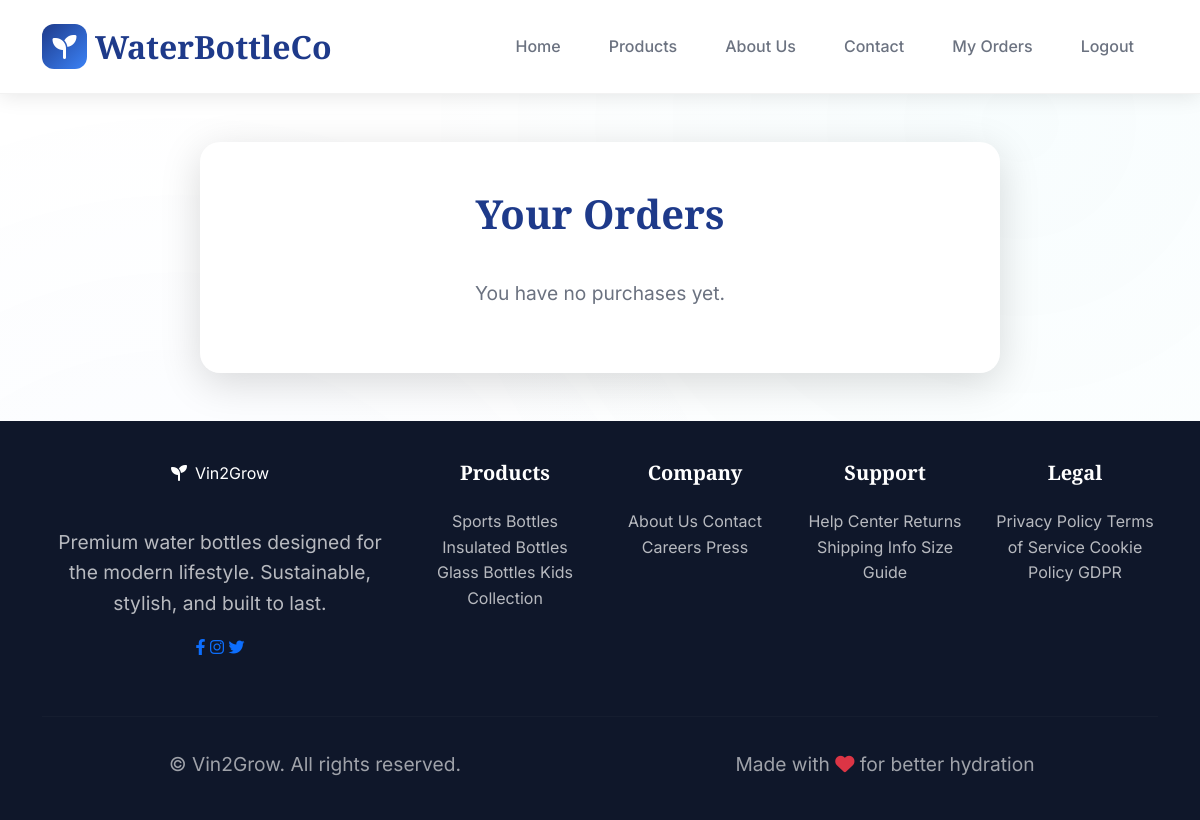
Page /my-orders/ (signed in) on the earlier database version.
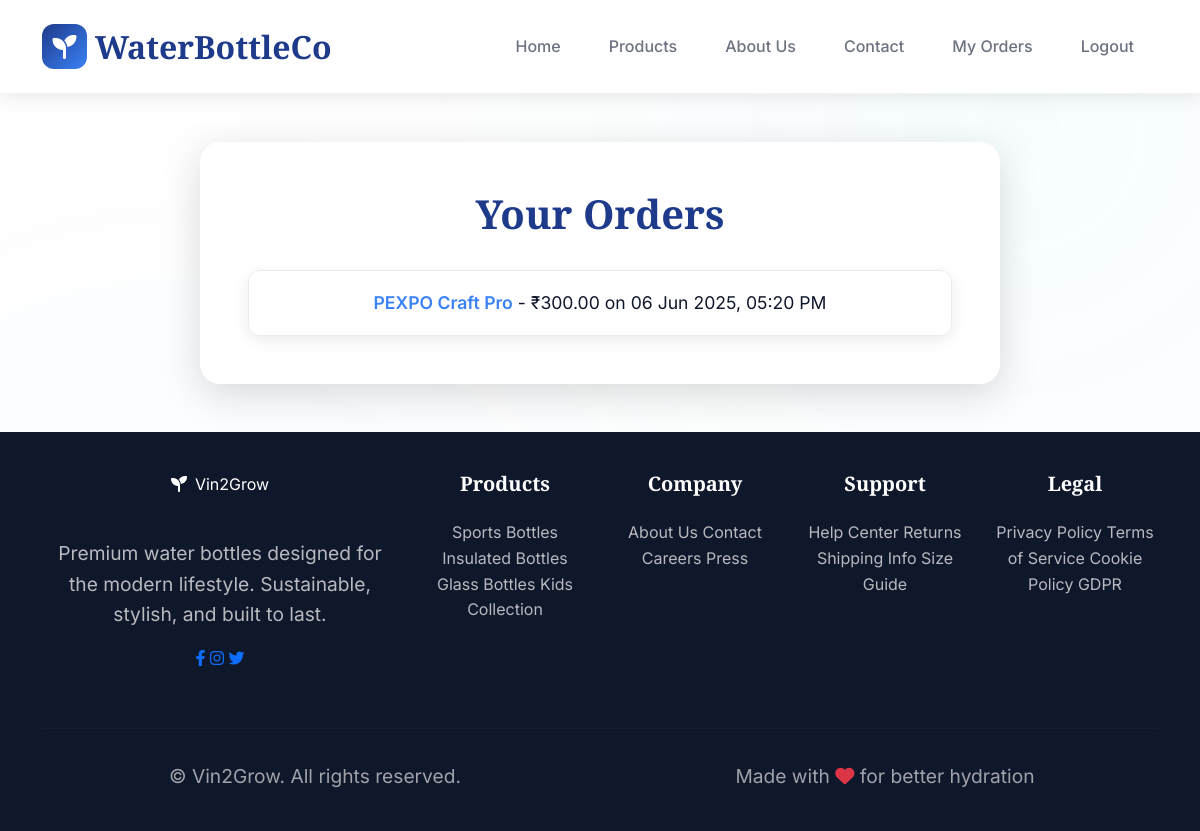
Same page on the later database version.
### store/models.py (models this page shows, shortened)
class Sale(models.Model):
    user = models.ForeignKey(User, on_delete=models.CASCADE,null=True, blank=True)
    date = models.DateTimeField(auto_now_add=True)
    product = models.ForeignKey(Product, on_delete=models.CASCADE)
    quantity = models.PositiveIntegerField(default=1)
    timestamp = models.DateTimeField(auto_now_add=True)

class Product(models.Model):
    name = models.CharField(max_length=100)
    price = models.DecimalField(max_digits=8, decimal_places=2)
    description = models.TextField()
    image = models.ImageField(upload_to='product_images/')

### store/views.py (the view)
# urls.py: path('my-orders/', views.my_orders, name='my_orders'),
@login_required
def my_orders(request):
    orders = Sale.objects.filter(user=request.user).select_related('product')
    return render(request, 'store/my_orders.html', {'orders': orders})

### store/templates/store/my_orders.html (shortened to what the changed rows need)
<!DOCTYPE html>
<html lang="en">
<head>
    <link href="https://cdnjs.cloudflare.com/ajax/libs/bootstrap/5.3.0/css/bootstrap.min.css" rel="stylesheet">
    <link href="https://cdnjs.cloudflare.com/ajax/libs/font-awesome/6.4.0/css/all.min.css" rel="stylesheet">
</head>
<body>
    <div class="main-content-wrapper">
        <div class="container">
            <div class="content-card"> <h3>Your Orders</h3>
                {% if orders %}
                    <ul class="list-group">
                        {% for order in orders %}
                            <li class="list-group-item">
                                <strong>{{ order.product.name }}</strong> - ₹{{ order.product.price }} on {{ order.timestamp|date:"d M Y, h:i A" }}
                            </li>
                        {% endfor %}
                    </ul>
                {% else %}
                    <p>You have no purchases yet.</p>
                {% endif %}
            </div>
        </div>
    </div>
</body>
</html>

Differences in the rows shown:
added Sale: product.name "PEXPO Craft Pro", product.price "300.00", timestamp "06 Jun 2025, 05:20 PM"
Other differences:
text no longer shown: "You have no purchases yet."
